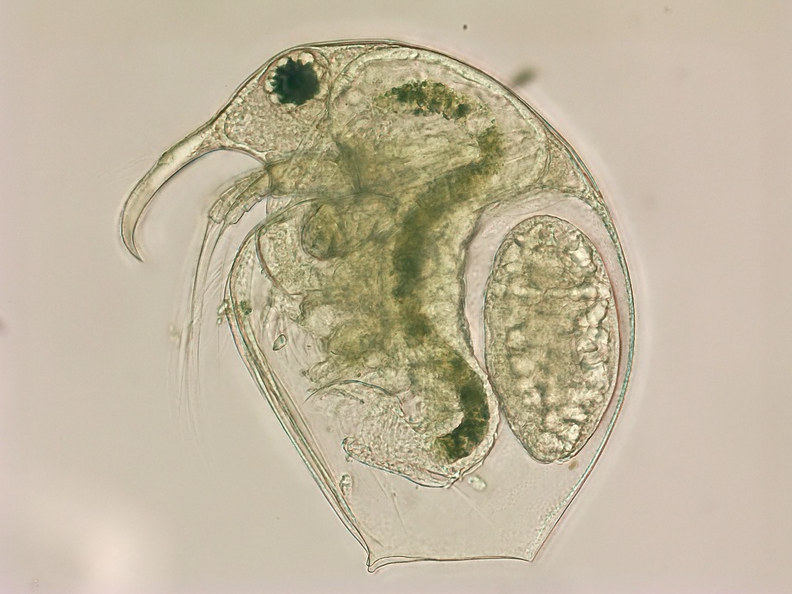
#> input picture images/Bosmina longirostris 1.jpg, 792 x 594 px, shrunk from 2592 x 1944 before the run; its folder holds 4 pictures in this run
$ python keypoints.py
#> lines starting #> are read from the running program, lines starting #| are printed output that depends on the picture
### features.py
"""
Ядро анализа: детекция ключевых точек, сопоставление дескрипторов,
поиск общих точек, замер устойчивости метода.
Используется и скриптом визуализации keypoints.py, и генератором отчёта report.py.
"""
import os
import glob

import cv2
import numpy as np

IMAGES = sorted(glob.glob(os.path.join(os.path.dirname(__file__),
                                       "images", "*.jpg")))
TOP_N = 30
MIN_RATIO = 0.75
MAX_RATIO = 0.90


def make_detector():
    return cv2.SIFT_create(nfeatures=4000, contrastThreshold=0.02,
                           edgeThreshold=8, sigma=1.6)


def load():
    """Читает изображения, возвращает (цветные, серые, имена)."""
    images = [cv2.imread(p) for p in IMAGES]
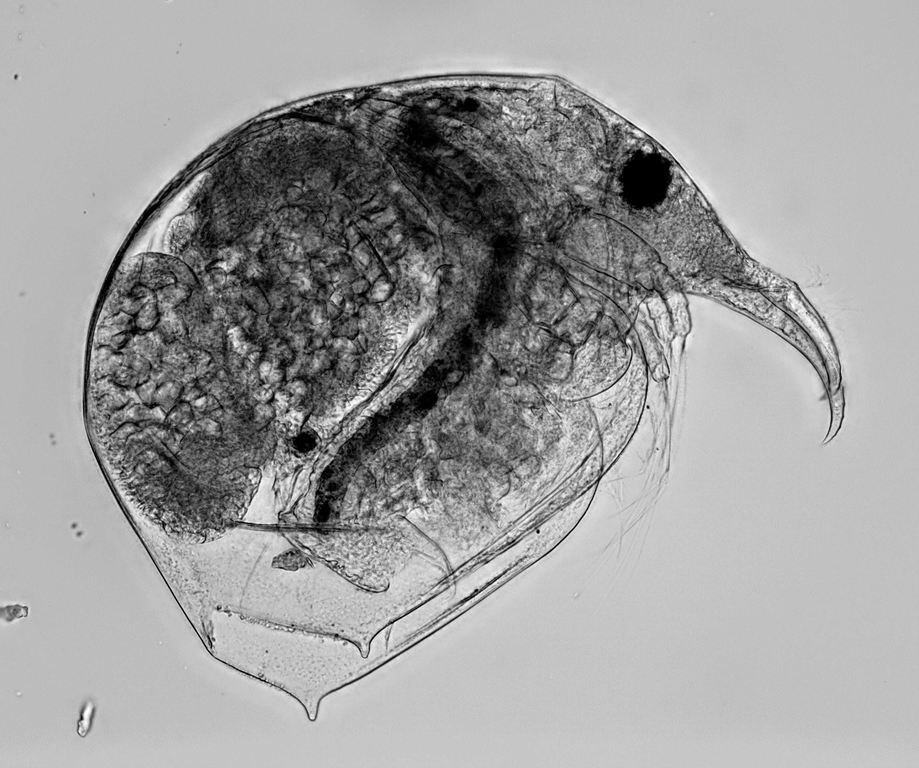
#> input picture images/Bosmina longirostris 2.jpg, 919 x 768 px, shrunk from 3005 x 2513 before the run
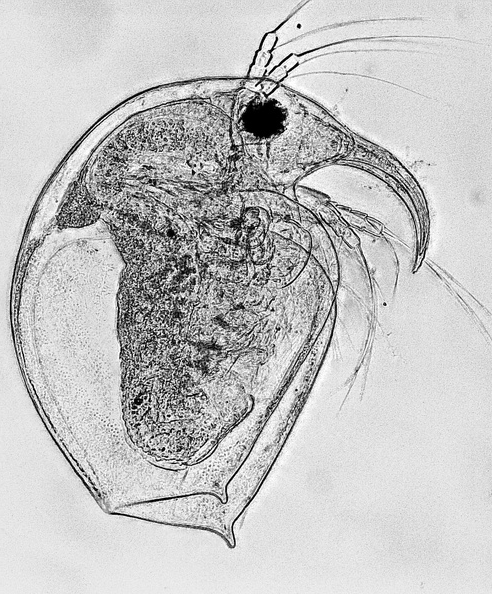
#> input picture images/Bosmina longirostris 3.jpg, 492 x 594 px, shrunk from 1608 x 1944 before the run
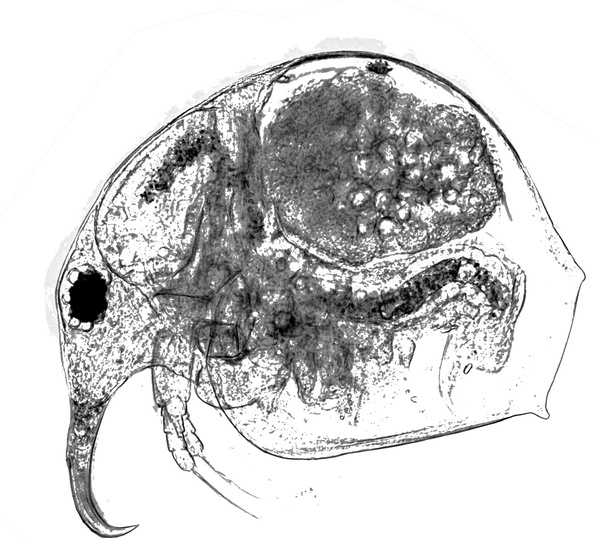
#> input picture images/Bosmina longirostris 4.jpg, 599 x 538 px, shrunk from 1959 x 1760 before the run
    gray = [cv2.cvtColor(i, cv2.COLOR_BGR2GRAY) for i in images]
    names = [os.path.basename(p) for p in IMAGES]
    return images, gray, names


def detect_all(gray, detector=None):
    """Детекция на всех изображениях. Возвращает (kps, dess)."""
    detector = detector or make_detector()
    kps, dess = [], []
    for g in gray:
        k, d = detector.detectAndCompute(g, None)
        kps.append(k)
        dess.append(d)
    return kps, dess


def ratio_matches(d1, d2, ratio):
    """Ratio-тест Лоу: список (queryIdx, trainIdx, distance)."""
    if d1 is None or d2 is None:
        return []
    raw = cv2.BFMatcher(cv2.NORM_L2).knnMatch(d1, d2, k=2)
    out = []
    for pair in raw:
        if len(pair) < 2:
            continue
        m, n = pair
        if m.distance < ratio * n.distance:
            out.append((m.queryIdx, m.trainIdx, m.distance))
    return out


def ratio_sets(d1, d2, ratio):
    return {q for q, t, d in ratio_matches(d1, d2, ratio)}


def _fwd_map(d1, d2, ratio):
    """queryIdx -> trainIdx при прохождении Ratio-теста (один лучший)."""
    out = {}
    for q, t, d in ratio_matches(d1, d2, ratio):
        out[q] = t
    return out


def mutual_matches(d1, d2, ratio):
    """Двустороннее (mutual) сопоставление: пара (q->t) признаётся только если
    обратно (t->q) тоже получается лучшей парой. Фильтрует неоднозначные пары."""
    fwd = _fwd_map(d1, d2, ratio)
    bwd = _fwd_map(d2, d1, ratio)
    return [(q, t) for q, t in fwd.items() if bwd.get(t) == q]


def verified_pairs(kps1, kps2, d1, d2, ratio, ransac_reproj=5.0):
    """Полностью отфильтрованная пара соответствий:
       1) Ratio-тест Лоу;
       2) взаимная (mutual) согласованность;
       3) геометрическая верификация RANSAC-гомографией (инлайеры).
    Возвращает список (queryIdx, trainIdx)."""
    pairs = mutual_matches(d1, d2, ratio)
    if len(pairs) >= 4:
        src = np.array([kps1[q].pt for q, t in pairs], dtype=np.float32).reshape(-1, 1, 2)
        dst = np.array([kps2[t].pt for q, t in pairs], dtype=np.float32).reshape(-1, 1, 2)
        H, mask = cv2.findHomography(src, dst, cv2.RANSAC, ransac_reproj)
        if mask is not None:
            pairs = [p for p, keep in zip(pairs, mask.ravel()) if keep]
    return pairs


# [9 lines left out: function pair_matrix, not called in this run]


def pair_verified_matrix(kps, dess, ratio, ransac_reproj=5.0, mutual=True):
    """Матрица ОТФИЛЬТРОВАННЫХ соответствий между парами изображений
    (взаимная проверка + RANSAC). """
    n = len(dess)
    M = np.zeros((n, n), dtype=int)
    for i in range(n):
        for j in range(i + 1, n):
            if mutual:
                c = len(verified_pairs(kps[i], kps[j], dess[i], dess[j],
                                       ratio, ransac_reproj))
            else:
                c = len(mutual_matches(dess[i], dess[j], ratio))
            M[i, j] = M[j, i] = c
    return M


def find_common(kps, dess):
    """Выбирает эталон и порог Ratio так, чтобы максимизировать число общих
    точек. Возвращает словарь с результатами."""
    ratios = [r / 100.0 for r in range(int(MIN_RATIO * 100),
                                       int(MAX_RATIO * 100) + 1, 5)]
    best = (0, -1, -1, None)
    for ref in range(len(dess)):
        for ratio in ratios:
            sets = [ratio_sets(dess[ref], dess[i], ratio)
                    for i in range(len(dess)) if i != ref]
            common = set.intersection(*sets) if sets else set()
            if len(common) > best[0]:
                best = (len(common), ref, ratio, sets)

    n_common, ref, ratio, _ = best
    others_idx = [i for i in range(len(dess)) if i != ref]

    # Множества и надёжность для выбранного эталона/ratio.
    sets = [ratio_sets(dess[ref], dess[i], ratio) for i in others_idx]
    common = set.intersection(*sets) if sets else set()

    reli = {}
    for qi in common:
        total = 0.0
        for k, i in enumerate(others_idx):
            m = ratio_matches(dess[ref], dess[i], ratio)
            total += {q: d for q, t, d in m}.get(qi, float("inf"))
        reli[qi] = total

    ordered = sorted(reli, key=reli.get)[:TOP_N]
    numbering = {qi: num for num, qi in enumerate(ordered, start=1)}
    return {
        "ref": ref, "ratio": ratio, "n_common": n_common,
        "common": ordered, "numbering": numbering,
        "others_idx": others_idx, "sets": sets,
    }


def pair_matrix(dess, ratio=0.75):
    """Матрица числа взаимных соответствий между всеми парами изображений."""
    n = len(dess)
    M = np.zeros((n, n), dtype=int)
    for i in range(n):
        for j in range(i + 1, n):
            c = len(ratio_matches(dess[i], dess[j], ratio))
            M[i, j] = M[j, i] = c
    return M


def assign_zones(coords):
    """Разбивает нормированные координаты (x,y in [0,1]) на анатомические
    зоны тела ракообразного. Возвращает (зона->число точек)."""
    zones = {}
    for (x, y) in coords:
        if y < 0.35:
            zone = "голова/рострум" if x < 0.5 else "спинной край карапакса"
        elif y > 0.65:
            zone = "вентральные придатки/конечности"
        else:
            zone = "центральная область карапакса"
        zones[zone] = zones.get(zone, 0) + 1
    return zones


# --------------------------- устойчивость метода ----------------------------
# [4 lines left out: function perturb_rot, not called in this run]


def perturb_scale(img, factor):
    return cv2.resize(img, None, fx=factor, fy=factor,
                      interpolation=cv2.INTER_LINEAR)


# [4 lines left out: function perturb_blur, not called in this run]


def perturb_brightness(img, factor):
    return np.clip(img.astype(np.float32) * factor, 0, 255).astype(np.uint8)


# [12 lines left out: function robustness_curve, not called in this run]

### keypoints.py
"""
ПОИСК ОБЩИХ КЛЮЧЕВЫХ ТОЧЕК НА НЕСКОЛЬКИХ ИЗОБРАЖЕНИЯХ ОРГАНИЗМОВ.

Детекция -> сопоставление (Ratio-тест Лоу) -> общие точки -> визуализация.
Подробнее в DESCRIPTORS.md и отчёте report.pdf (report.py).
"""
import os

import cv2
import matplotlib.pyplot as plt

import features as F


def main():
    images, gray, names = F.load()
#> in load, `images = [cv2.imread(p) for p in IMAGES]`: images = 4 items
#> images = 4 items; gray = 4 items; names = ['Bosmina longirostris 1.jpg', 'Bosmina longirostris 2.jpg', 'Bosmina longirostris 3.jpg', 'Bosmina longirostris 4.jpg']
    detector = F.make_detector()
    kps, dess = F.detect_all(gray, detector)
#> the loop in detect_all, `for g in gray:` made 4 passes
#> after the loop in detect_all, `for g in gray:`: dess = 4 items
#> kps = 4 items; dess = 4 items

    print(f"Изображений: {len(images)}")
#| Изображений: 4
    print("\n1) Ключевых точек, найденных первоначально на каждом изображении:")
    for n, (name, k) in enumerate(zip(names, kps), start=1):
        print(f"   [{n}] {name}: {len(k)}")
#> this loop made 4 passes
#> name on passes 1 to 4: 'Bosmina longirostris 1.jpg', 'Bosmina longirostris 2.jpg', 'Bosmina longirostris 3.jpg', 'Bosmina longirostris 4.jpg'
#|    [1] Bosmina longirostris 1.jpg: 3293
#|    [2] Bosmina longirostris 2.jpg: 4000
#|    [3] Bosmina longirostris 3.jpg: 1726
#|    [4] Bosmina longirostris 4.jpg: 3635

    res = F.find_common(kps, dess)
#> the loop in find_common, `for ref in range(len(dess)):` made 4 passes
#> in find_common, `n_common, ref, ratio, _ = best`: n_common = 14; ref = 0; ratio = 0.9
#> in find_common, `others_idx = [i for i in range(len(dess)) if i != ref]`: others_idx = [1, 2, 3]
#> in find_common, `sets = [ratio_sets(dess[ref], dess[i], ratio) for i in others_idx]`: sets = 3 items
#> in find_common, `common = set.intersection(*sets) if sets else set()`: common = 14 items
#> the loop in find_common, `for qi in common:` made 14 passes
#> qi on passes 1 to 12: 32, 228, 102, 41, 746, 3244, 219, 2319, 51, 823, 409, 1402
#> in find_common, `ordered = sorted(reli, key=reli.get)[:TOP_N]`: ordered = [51, 41, 32, 228, 2319, 409, 2491, 3244, 1402, 219, 823, 102, 746, 2686]
#> in find_common, `numbering = {qi: num for num, qi in enumerate(ordered, start=1)}`: numbering = 14 items
#> res = 7 items
    ref, ratio = res["ref"], res["ratio"]
#> ratio = 0.9

    print(f"\n2) Соответствий между изображениями:")
    print(f"   a) после Ratio-теста (Ratio={ratio:.2f}):")
#|    a) после Ratio-теста (Ratio=0.90):
    M = F.pair_matrix(dess, ratio=ratio)
#> in pair_matrix, `n = len(dess)`: n = 4
#> the loop in pair_matrix, `for i in range(n):` made 4 passes
#> after the loop in pair_matrix, `for i in range(n):`: M = [[0, 335, 366, 341], [335, 0, 357, 432], [366, 357, 0, 233], [341, 432, 233, 0]]
    print("        " + "".join(f"{j+1:6d}" for j in range(len(images))))
#|              1     2     3     4
    for i in range(len(images)):
        print(f"   img {i+1}:" + "".join(f"{M[i, j]:6d}" for j in range(len(images))))
#> this loop made 4 passes
#|    img 1:     0   335   366   341
#|    img 2:   335     0   357   432
#|    img 3:   366   357     0   233
#|    img 4:   341   432   233     0
    print(f"   б) после двусторонней проверки и RANSAC-верификации:")
    Mv = F.pair_verified_matrix(kps, dess, ratio=ratio)
#> in pair_verified_matrix, `n = len(dess)`: n = 4
#> after the loop in pair_verified_matrix, `for i in range(n):`: M = [[0, 6, 6, 7], [6, 0, 5, 6], [6, 5, 0, 6], [7, 6, 6, 0]]
#> Mv has the same summary as M in pair_verified_matrix
    print("        " + "".join(f"{j+1:6d}" for j in range(len(images))))
#|              1     2     3     4
    for i in range(len(images)):
        print(f"   img {i+1}:" + "".join(f"{Mv[i, j]:6d}" for j in range(len(images))))

    print(f"\n3) Общих точек (во всех изображениях): {res['n_common']}")
#| 3) Общих точек (во всех изображениях): 14

    ordered = res["common"]
    numbering = res["numbering"]
#> numbering = 14 items
    if ordered:
        import numpy as np
        pts = [kps[ref][qi].pt for qi in ordered]
#> pts = [(193.8, 128.2), (185.6, 139.8), (157.3, 171.3), (253.3, 153.9), (490.8, 438.8), (278.4, 87.69), (510.7, 160.9), (609.9, 383.1), (389.7, 62.76), (252, 246.2), (333.4, 95.61), (225.3, 123.6), (324, 202.5), (534.7, 445.4)]
        arr = np.array(pts, dtype=float)
#> arr = 14 rows, first 8: [193.8, 128.2], [185.6, 139.8], [157.3, 171.3], [253.3, 153.9], [490.8, 438.8], [278.4, 87.69], [510.7, 160.9], [609.9, 383.1]
        x0, y0 = arr.min(0)
#> x0 = 157.3; y0 = 62.76
        x1, y1 = arr.max(0)
#> x1 = 609.9; y1 = 445.4
        coords = [((p[0]-x0)/(x1-x0+1e-6), (p[1]-y0)/(y1-y0+1e-6)) for p in arr]
#> coords = [(0.0806, 0.171), (0.0626, 0.201), (0, 0.284), (0.212, 0.238), (0.737, 0.983), (0.268, 0.0652), (0.781, 0.256), (1, 0.837), (0.513, 0), (0.209, 0.479), (0.389, 0.0858), (0.15, 0.159), (0.368, 0.365), (0.834, 1)]
        zones = F.assign_zones(coords)
#> the loop in assign_zones, `for (x, y) in coords:` made 14 passes
#> after the loop in assign_zones, `for (x, y) in coords:`: zones = {'голова/рострум': 7, 'вентральные придатки/конечности': 3, 'спинной край карапакса': 2, 'центральная область карапакса': 2}
        print("\n4) Распределение устойчивых общих точек по зонам тела:")
        for zone, cnt in sorted(zones.items(), key=lambda kv: -kv[1]):
            print(f"   {zone}: {cnt}")
#> this loop made 4 passes
#> (zone, cnt) on passes 1 to 4: ('голова/рострум', 7), ('вентральные придатки/конечности', 3), ('спинной край карапакса', 2), ('центральная область карапакса', 2)
#|    голова/рострум: 7
#|    вентральные придатки/конечности: 3
#|    спинной край карапакса: 2
#|    центральная область карапакса: 2
    else:
        print("\n4) Устойчивых общих точек нет — анализ зон тела не проводится.")

    colors = plt.cm.tab20.colors
    ncols = 3
    nrows = (len(images) + ncols - 1) // ncols
#> nrows = 2
    fig, axes = plt.subplots(nrows, ncols, figsize=(22, 8 * nrows))
    axes = axes.ravel()
    for img_idx, ax in enumerate(axes):
        if img_idx >= len(images):
            ax.axis("off")
            continue
        ax.imshow(cv2.cvtColor(images[img_idx], cv2.COLOR_BGR2RGB))
        ax.set_title(f"[{img_idx+1}] {names[img_idx]}", fontsize=11)
        if img_idx == ref:
            points = {qi: kps[ref][qi].pt for qi in numbering}
        else:
            rm = F.ratio_matches(dess[ref], dess[img_idx], ratio)
            train_of = {q: t for q, t, d in rm}
            points = {qi: kps[img_idx][train_of[qi]].pt for qi in numbering
                      if qi in train_of}
        for qi, (x, y) in points.items():
            c = colors[(numbering[qi] - 1) % len(colors)]
            ax.plot(x, y, "o", color=c, markersize=6, alpha=0.85)
            ax.annotate(str(numbering[qi]), (x, y), color=c, fontsize=9,
                        fontweight="bold", xytext=(0, 7),
                        textcoords="offset points")
        ax.axis("off")
#> this loop made 6 passes
    fig.suptitle(f"Общие ключевые точки (SIFT, эталон №{ref+1}, Ratio={ratio:.2f})",
                 fontsize=16)
    fig.tight_layout()
    out = os.path.join(os.path.dirname(__file__), "common_keypoints.png")
    fig.savefig(out, dpi=110)
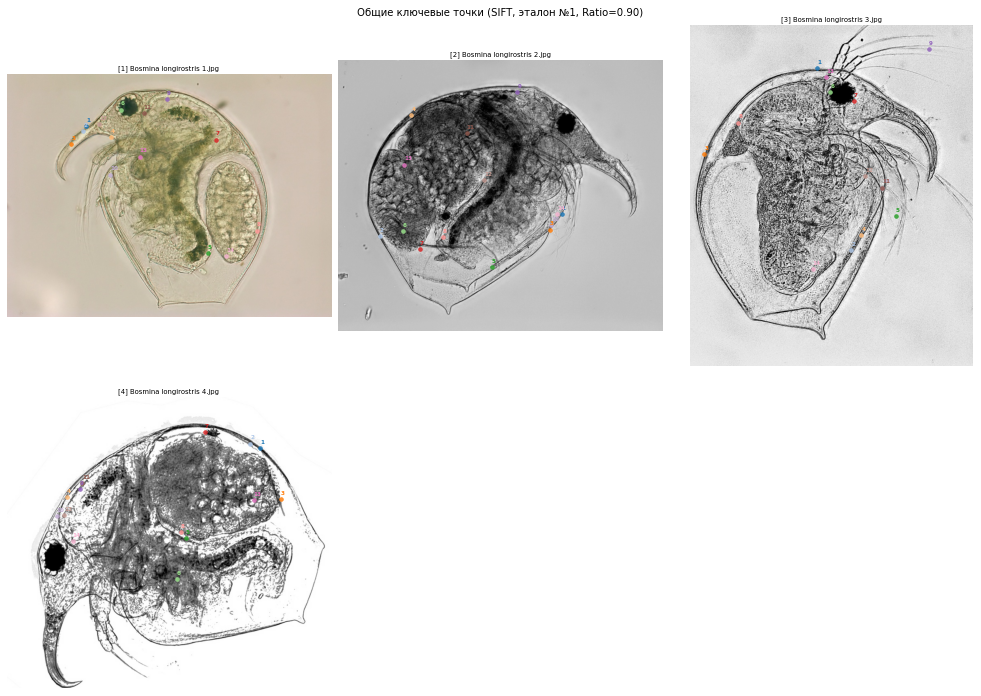
#> figure drawn by matplotlib, 4 panels
    print(f"\nРисунок сохранён: {out}")


if __name__ == "__main__":
    main()
